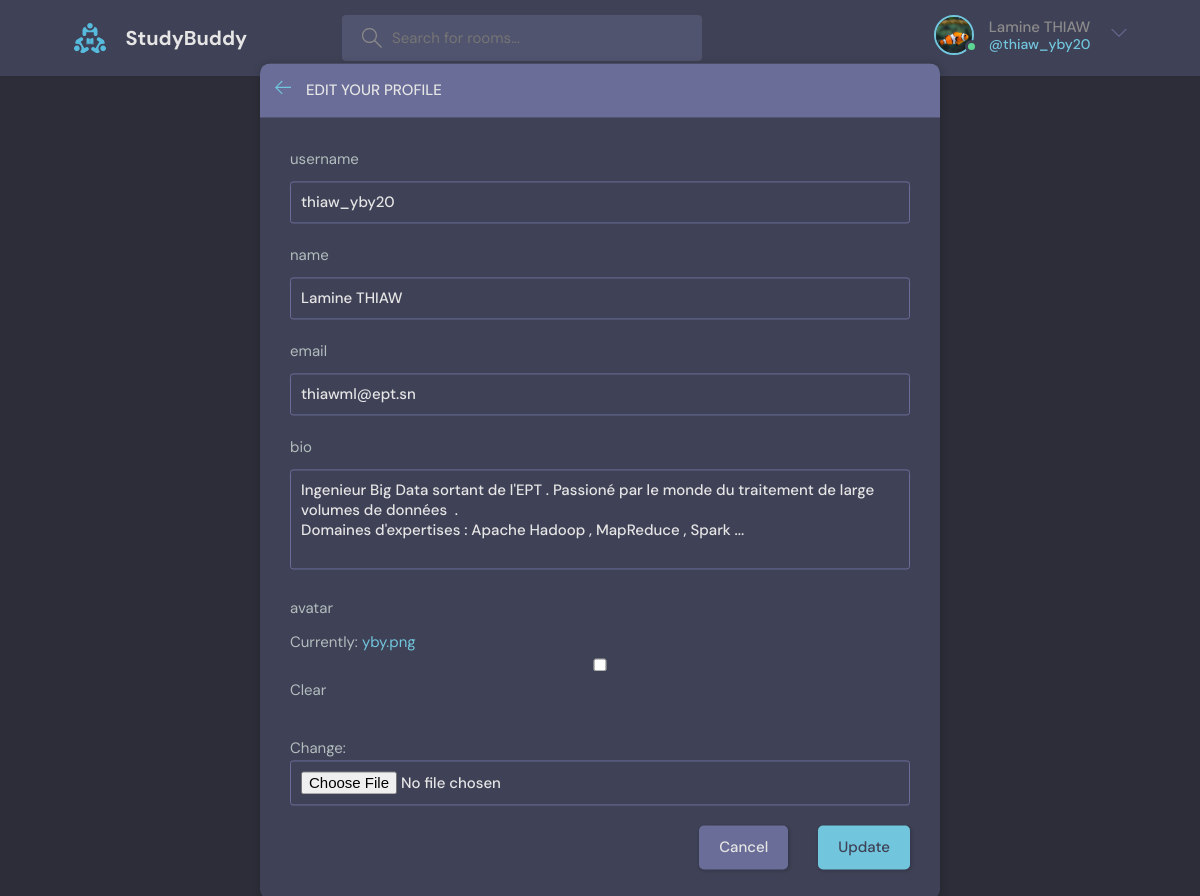
The app's page /update_user/ (signed in) with its own data.
### base/models.py (models this page shows)
class User ( AbstractUser ) :
    name = models.CharField ( max_length = 200 , null = True, blank = True )
    email = models.EmailField ( unique = True , null = True , blank = False )
    bio = models.TextField ( blank = True , null = True )
    avatar = models.ImageField ( null = True , blank = True , default = "avatar.svg" )
    USERNAME_FIELD = "email"
    REQUIRED_FIELDS = [ ]

### base/views.py (the view)
@login_required ( login_url = "login" )
def update_user ( request   ) :
    user = request.user
    user_form = UserForm ( instance = user )
    if request.method == "POST" :
        user_form = UserForm ( request.POST , request.FILES , instance = user )
        if user_form.is_valid () :
            user.username = user_form.cleaned_data ["username"].lower()
            user_form.save ()
            return redirect ( "user_profile" ,  user.id )
    context = { "user_form" : user_form }
    return render ( request , 'base/update_user.html' , context )

### base/forms.py
class UserForm ( ModelForm ) :
    class Meta :
        model = User
        fields = [ "username" , "name" , "email" , "bio" , "avatar" ]

### base/templates/base/update_user.html (shortened to what this page needs)
{% extends 'main.html' %}
{% block body %}
    <main class="update-account layout">
        <div class="container">
            <div class="layout__box">
                <div class="layout__boxHeader">
                    <div class="layout__boxTitle">
                        <a href="profile.html">
                            <svg version="1.1" xmlns="http://www.w3.org/2000/svg" width="32" height="32"
                                viewBox="0 0 32 32">
                                <title>Go Back</title>
                                <path
                                    d="M13.723 2.286l-13.723 13.714 13.719 13.714 1.616-1.611-10.96-10.96h27.625v-2.286h-27.625l10.965-10.965-1.616-1.607z">
                                </path>
                            </svg>
                        </a>
                        <h3>Edit your profile</h3>
                    </div>
                </div>
                <div class="layout__body">
                    <form class="form" action="" method="POST" enctype="multipart/form-data">
                        {% for field in user_form %}
                        <div class="form__group">
                            <label for="profile_pic">{{ field.name }}</label>
                            {{ field }}
                        </div>
                        {% endfor %}
                        <div class="form__action">
                            <a class="btn btn--dark" href="{{ request.META.HTTP_REFERER }}">Cancel</a>
                            <button class="btn btn--main" type="submit">Update</button>
                        </div>
                    </form>
                </div>
            </div>
        </div>
    </main>
{% endblock body %}

### templates/navbar.html (shortened to what this page needs)
{% load static %}
<header class="header header--loggedIn">
    <div class="container">
    <a href="{% url 'home' %}" class="header__logo">
        <img src="{% static 'images/logo.svg' %}" />
        <h1>StudyBuddy</h1>
    </a>
    <form class="header__search" method="GET" action="{% url 'home' %}">
        <label>
        <input
            type="text"
            name="query"
            placeholder="Search for rooms..."
        />
        </label>
    </form>
    <nav class="header__menu">
        {% if request.user.is_authenticated %}
            <div class="header__user">
                <a href="{% url 'user_profile' request.user.id %}">
                    <div class="avatar avatar--medium active">
                        <img src="{{ request.user.avatar.url }}" />
                    </div>
                    <p> {{ request.user.name }} <span>@{{ request.user.username }}</span></p>
                </a>
                <button class="dropdown-button">
                    <svg version="1.1" xmlns="http://www.w3.org/2000/svg" width="32" height="32" viewBox="0 0 32 32">
                    <title>chevron-down</title>
                    <path d="M16 21l-13-13h-3l16 16 16-16h-3l-13 13z"></path>
                    </svg>
                </button>
            </div>
        {% else %}
            <a href="{% url 'login' %}">
                <img src="{% static 'images/avatar.svg' %}" />
                <p>Login</p>
            </a>
        {% endif %}
    </nav>
    </div>
</header>

### records on screen
User: user.avatar (picture), user.name "Lamine THIAW", user.username "thiaw_yby20", user_form "thiaw_yby20" "Lamine THIAW" "thiawml@ept.sn" "Ingenieur Big Data sortant de l'EPT . Passioné par le monde du traitement de large volumes de données . Domaines d'expertises : Apache Hadoop , MapReduce , Spark ..."

### other values on screen
{{ field.name }} "username" "name" "email" "bio" "avatar"
